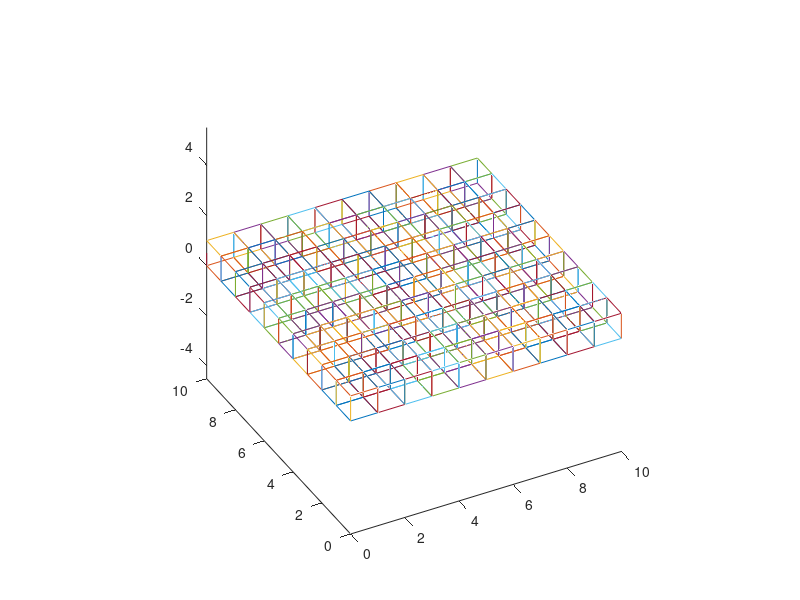
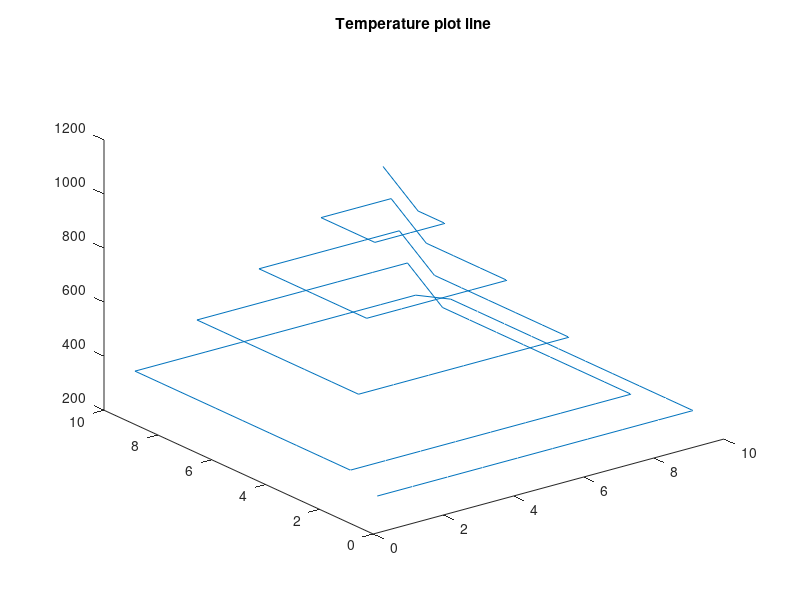
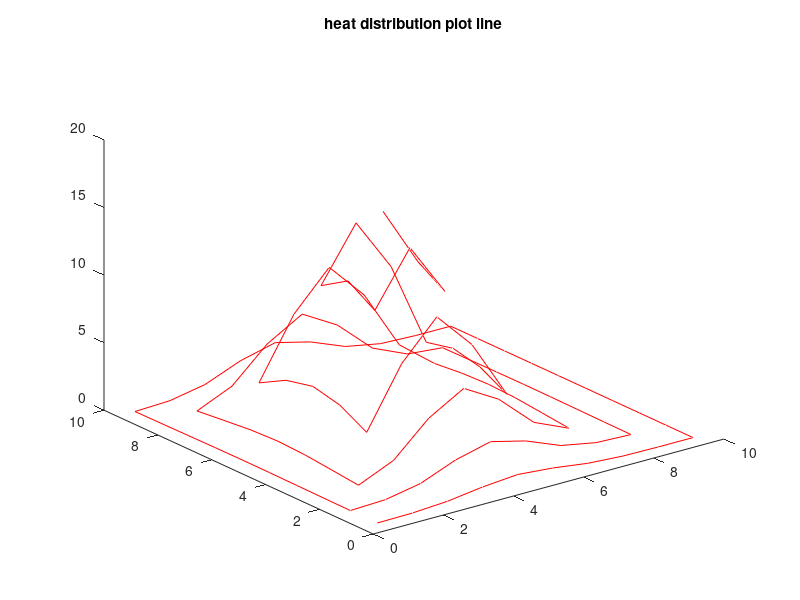
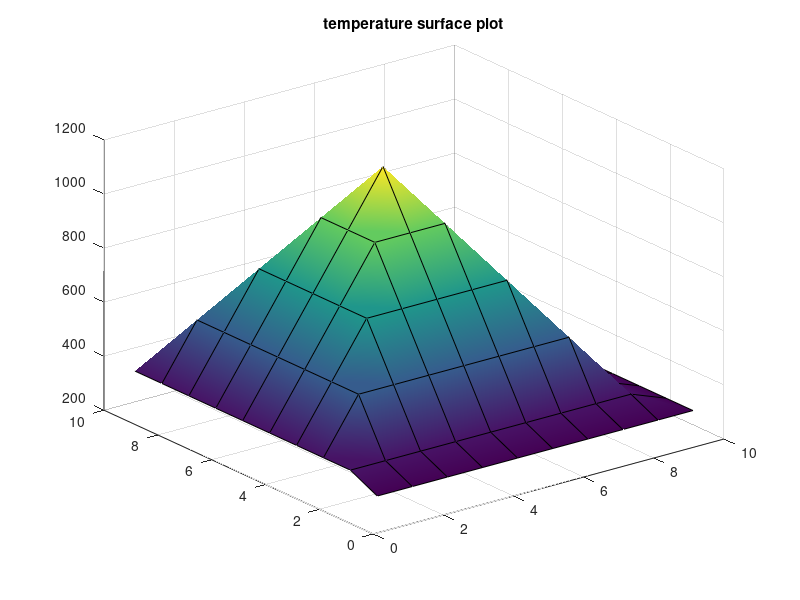

Reproduce these figures in MATLAB, in order.
 hold on;   
 clc;
 clear all;
 
Xl=0;Xu=10;Yl=0;Yu=10; % area of material to be deposited
X = [0;1;1;0;0];       % x,y,z coordinates 
 Y = [0;0;1;1;0];
 Z = [0;0;0;0;0];
 dY = [1;1;1;1;1];     % increments 
 dX = [1;1;1;1;1];
 t=0; t1=0.05; % each block deposition
 a=0;b=0;c=0;d=0;P=[]; e=0;A=[];B=[];T=[];
 eff=0.7; ff=0.6;V=240;I=5;af=3;ba=5;ca=4;
Q = eff*V*I;
Nr= 6*sqrt(3)*Q*ff;
Dr= pi*sqrt(pi)*af*ba*ca;
const = Nr/Dr;
for j=0:1:Yu/2-1
       for i=0:1:Xu-1     % L==>R loop
         if i>=j
              
           X1= X+(i)*dX;
         if (Xu-X1)>j
         plot3(X1,Y,Z);   % draw a square in the xy plane with z = 0
         plot3(X1,Y,Z+1); % draw a square in the xy plane with z = 1
         set(gca,'View',[-28,35]); % set the azimuth and elevation of the plot  
            for k=1:length(X)-1
                figure(1)
                 plot3([X1(k);X1(k)],[Y(k);Y(k)],[0;1]);
                 axis equal;     
            end
     pause(t1)
     t=t+t1
     a=a+1;
     Xa= min(X1)+0.5;
     Ya= min(Y)+0.5;
     Za= min(Z)+0.5;
     P(a,:)= [ Xa Ya Za t];
     e=e+1;
             end
         end
       end
    X1=X+(i-j)*dX;
    for l =0:1:Yu-j-1       % B==>T loop
         
        Y1= Y+l*dY;
        if Y1<Yu-j
        plot3(X1,Y1,Z);
        plot3(X1,Y1,Z+1);
            for k=1:length(Y)-1
                figure(1)
                 plot3([X1(k);X1(k)],[Y1(k);Y1(k)],[0;1]);
                 axis equal;     
            end 
            pause(t1)
            t=t+t1    % time of deposition
        a=a+1;
     Xa= min(X1)+0.5;
     Ya= min(Y1)+0.5;
     Za= min(Z)+0.5;
     P(a,:)= [ Xa Ya Za t];
     e=e+1;
        end
    end
    Y1=Y1-j*dY;
 for l =0:1:Xu-j-1       % R==>L loop
        X2 = X1-l;
        if X2>=j
        plot3(X2,Y1,Z);
        plot3(X2,Y1,Z+1);
            for k=1:length(X)-1
                figure(1)
                 plot3([X2(k);X2(k)],[Y1(k);Y1(k)],[0;1]);
                 axis equal;     
            end 
            pause(t1)
            t=t+t1    % time of deposition
        a=a+1;
     Xa= min(X2)+0.5;
     Ya= min(Y1)+0.5;
     Za= min(Z)+0.5;
     P(a,:)= [ Xa Ya Za t];
     e=e+1;
        end 
 end
 X2=X2+j*dX;
   for l =0:1:Yu-j-2       % T==>B loop
        Y1= Y1-dY;
         if Y1>j
        plot3(X2,Y1,Z);
        plot3(X2,Y1,Z+1);
            for k=1:length(Y)-1
                figure(1)
                 plot3([X2(k);X2(k)],[Y1(k);Y1(k)],[0;1]);
                 axis equal;     
            end 
            pause(t1)
            t=t+t1    % time of deposition
         a=a+1;
     Xa= min(X2)+0.5;
     Ya= min(Y1)+0.5;
     Za= min(Z)+0.5;
     P(a,:)= [ Xa Ya Za t];
     e=e+1;
         end 
   end 
   Y=Y+dY;
end
R = P(:,1:3);
M= zeros(e*e,1);
for i=1:1:e
   A(((e*(i-1)+1):e*i),:)= [R(:,1:3) ] ;
   B(((e*(i-1)+1):e*i),:) = t1*i;
   mat = [(e*(i-1)+1):(e*(i-1)+i)];
   M(mat) = 1;
end
C=[A B M]; %A=coordinates,B= time instance, C= material condition
Px=A(:,1); Py = A(:,2); Pz=A(:,3);
 
for i = 1:1:e
    for j = (e*(i-1)+1):1:e*i
         
        if M(j)==1
            if max(abs(Px(e*(i-1)+i)-Px(j)),(abs(Py(e*(i-1)+i)-Py(j))))== 0
                T(j)=1150;
            elseif max(abs(Px(e*(i-1)+i)-Px(j)),(abs(Py(e*(i-1)+i)-Py(j))))== 1
                T(j)=950;
            elseif max(abs(Px(e*(i-1)+i)-Px(j)),(abs(Py(e*(i-1)+i)-Py(j))))== 2
                T(j)=750;
            elseif max(abs(Px(e*(i-1)+i)-Px(j)),(abs(Py(e*(i-1)+i)-Py(j))))== 3
                T(j)=550;
            elseif max(abs(Px(e*(i-1)+i)-Px(j)),(abs(Py(e*(i-1)+i)-Py(j))))== 4
                T(j)=350;
            else
                T(j)=300;
            end
            qf(j) = const*exp(-3*(((Px(e*(i-1)+i)-Px(j))^2)/af^2+((Py(e*(i-1)+i)-Py(j))^2)/ba^2));
        end
    end
end
 
D=[ A B M T']; % 0 in column indicates no material
 
for i = 1:1:e
    P1x(i,:)=Px((e*(e-1)+i));  % last block filling instance temperature
    P1y(i,:)=Py((e*(e-1)+i));
    T1(i,:) =T((e*(e-1)+i)) ;
    q1f(i,:)=qf((e*(e-1)+i));
end
 
figure(2);
plot3 (P1x,P1y,T1);
title('Temperature plot line');
figure(3)
plot3(P1x,P1y,q1f,'r');
title('heat distribution plot line');
Xs=[];Ys=[];Ts=[];Qfs=[];r=0;s=0;
for i=1:1:(Xu-Xl)
    s=0;
    for j=1:1:(Yu-Yl)
     Ppx(10*(i-1)+j,:)= 0.5+s;
     Ppy(10*(i-1)+j,:)= 0.5+r;
     s=s+1; 
    end 
    r=r+1;
end
for i=1:1:(Xu-Xl)*(Yu-Yl)
    for j=1:1:(Xu-Xl)*(Xu-Xl)
        if (Ppx(i)== P1x(j))&&(Ppy(i)==P1y(j))
            Tp(i,:)= T1(j);
            qp(i,:)= q1f(j);
        end     
    end
end
for i=1:1:(sqrt(e))
    for j=1:1:(sqrt(e))
       Ts(i,j)= Tp((10*(i-1)+j));
        qs(i,j)= qp((10*(i-1)+j));

        end
end
 
[XX YY]= meshgrid(Xl+0.5:1:Xu-0.5,Yl+0.5:1:Yu-0.5);
figure(4)
surf(XX,YY,Ts,'FaceColor','interp','EdgeColor','k');
title('temperature surface plot');
figure(5)
surf(XX,YY,qs,'FaceColor','interp','EdgeColor','k');
title('heat distribution surface plot');
figure(6)
bar3(Ts,0.8);
title('temperature bar plot');
axis tight;
figure(7)
bar3(qs,0.8);
title('heat distribution bar plot');
axis tight;